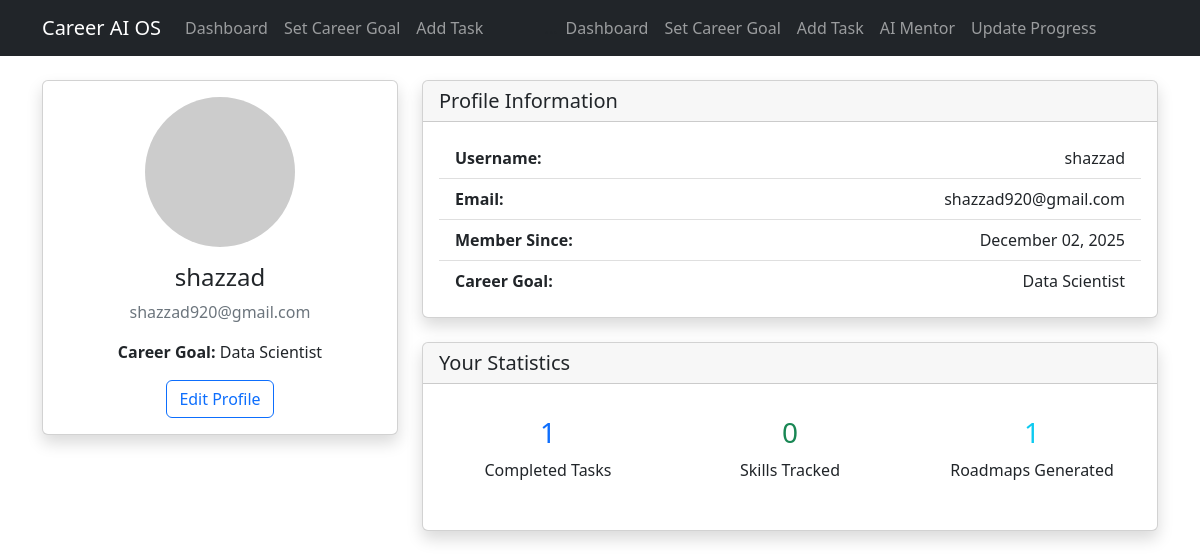
The app's page /profile (signed in) with its own data.
### app/models.py (models this page shows, shortened)
class User(UserMixin, db.Model):
    id = db.Column(db.Integer, primary_key=True)
    username = db.Column(db.String(64), index=True, unique=True)
    email = db.Column(db.String(120), index=True, unique=True)
    password_hash = db.Column(db.String(128))
    career_goal = db.Column(db.String(140))
    created_at = db.Column(db.DateTime, default=datetime.utcnow)
    roadmaps = db.relationship('Roadmap', backref='user', lazy='dynamic')
    tasks = db.relationship('Task', backref='user', lazy='dynamic')
    progress = db.relationship('Progress', backref='user', lazy='dynamic')

### app/routes.py (the view)
@bp.route('/profile')
@login_required
def profile():
    tasks = Task.query.filter_by(user_id=current_user.id).all()
    progress = Progress.query.filter_by(user_id=current_user.id).all()
    roadmaps = Roadmap.query.filter_by(user_id=current_user.id).all()
    return render_template('profile.html', title='Profile', tasks=tasks, progress=progress, roadmaps=roadmaps)

### app/models.py (called while the page is built)
@login_manager.user_loader
def load_user(id):
    return User.query.get(int(id))

### app/templates/profile.html
{% extends "base.html" %}
{% block content %}
<div class="row">
    <div class="col-md-4">
        <div class="card shadow mb-4">
            <div class="card-body text-center">
                <img src="https://i.pravatar.cc/150?u={{ current_user.email }}" class="rounded-circle img-fluid mb-3" alt="Profile Picture">
                <h4 class="card-title">{{ current_user.username }}</h4>
                <p class="card-text text-muted">{{ current_user.email }}</p>
                <p class="card-text"><strong>Career Goal:</strong> {{ current_user.career_goal or 'Not set yet' }}</p>
                <a href="{{ url_for('app.edit_profile') }}" class="btn btn-outline-primary">Edit Profile</a>
            </div>
        </div>
    </div>
    <div class="col-md-8">
        <div class="card shadow mb-4">
            <div class="card-header">
                <h5 class="mb-0">Profile Information</h5>
            </div>
            <div class="card-body">
                <ul class="list-group list-group-flush">
                    <li class="list-group-item d-flex justify-content-between align-items-center">
                        <span><strong>Username:</strong></span>
                        <span>{{ current_user.username }}</span>
                    </li>
                    <li class="list-group-item d-flex justify-content-between align-items-center">
                        <span><strong>Email:</strong></span>
                        <span>{{ current_user.email }}</span>
                    </li>
                    <li class="list-group-item d-flex justify-content-between align-items-center">
                        <span><strong>Member Since:</strong></span>
                        <span>{{ current_user.created_at.strftime('%B %d, %Y') }}</span>
                    </li>
                    <li class="list-group-item d-flex justify-content-between align-items-center">
                        <span><strong>Career Goal:</strong></span>
                        <span>{{ current_user.career_goal or 'Not set' }}</span>
                    </li>
                </ul>
            </div>
        </div>
        <div class="card shadow">
            <div class="card-header">
                <h5 class="mb-0">Your Statistics</h5>
            </div>
            <div class="card-body">
                <div class="row text-center">
                    <div class="col-md-4">
                        <div class="p-3">
                            <h3 class="text-primary">{{ tasks|selectattr('completed', 'equalto', True)|list|length }}</h3>
                            <p>Completed Tasks</p>
                        </div>
                    </div>
                    <div class="col-md-4">
                        <div class="p-3">
                            <h3 class="text-success">{{ progress|length }}</h3>
                            <p>Skills Tracked</p>
                        </div>
                    </div>
                    <div class="col-md-4">
                        <div class="p-3">
                            <h3 class="text-info">{{ roadmaps|length }}</h3>
                            <p>Roadmaps Generated</p>
                        </div>
                    </div>
                </div>
            </div>
        </div>
    </div>
</div>
{% endblock %}

### app/templates/base.html (shortened to what this page needs)
<!DOCTYPE html>
<html lang="en">
<head>
    <link rel="stylesheet" href="https://cdn.jsdelivr.net/npm/bootstrap@5.2.3/dist/css/bootstrap.min.css">
    <link rel="stylesheet" href="{{ url_for('static', filename='css/style.css') }}">
</head>
<body>
    <nav class="navbar navbar-expand-lg navbar-dark bg-dark">
        <div class="container">
            <a class="navbar-brand" href="{{ url_for('app.index') }}">Career AI OS</a>
            <div class="collapse navbar-collapse" id="navbarNav">
                <ul class="navbar-nav me-auto">
                    {% if current_user.is_authenticated %}
                    <li class="nav-item">
                        <a class="nav-link" href="{{ url_for('app.dashboard') }}">Dashboard</a>
                    </li>
                    <li class="nav-item">
                        <a class="nav-link" href="{{ url_for('app.career_goal') }}">Set Career Goal</a>
                    </li>
                    <li class="nav-item">
                        <a class="nav-link" href="{{ url_for('app.add_task') }}">Add Task</a>
                    </li>
                    {% endif %}
                </ul>
                <ul class="navbar-nav me-auto">
                    {% if current_user.is_authenticated %}
                    <li class="nav-item">
                        <a class="nav-link" href="{{ url_for('app.dashboard') }}">Dashboard</a>
                    </li>
                    <li class="nav-item">
                        <a class="nav-link" href="{{ url_for('app.career_goal') }}">Set Career Goal</a>
                    </li>
                    <li class="nav-item">
                        <a class="nav-link" href="{{ url_for('app.add_task') }}">Add Task</a>
                    </li>
                    <li class="nav-item">
                        <a class="nav-link" href="{{ url_for('app.ai_mentor') }}">AI Mentor</a>
                    </li>
                    <li class="nav-item">
                        <a class="nav-link" href="{{ url_for('app.update_progress') }}">Update Progress</a>
                    </li>
                    {% endif %}
                </ul>
            </div>
        </div>
    </nav>
    <div class="container mt-4">
        {% block content %}{% endblock %}
    </div>
</body>
</html>

### records on screen
User: username "shazzad", email "shazzad920@gmail.com", career_goal "Data Scientist", created_at "December 02, 2025"

### other values on screen
{{ tasks|selectattr('completed', 'equalto', True)|list|length }} "1"
{{ progress|length }} "0"
{{ roadmaps|length }} "1"
